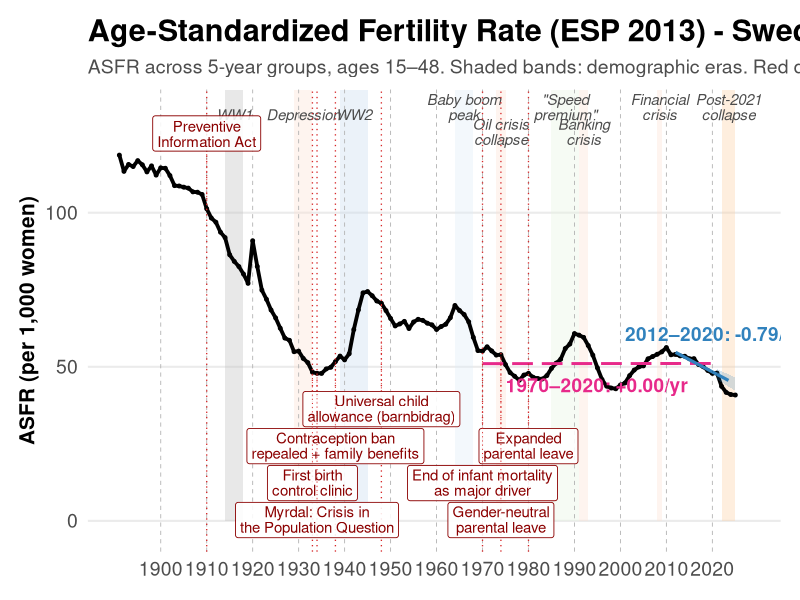
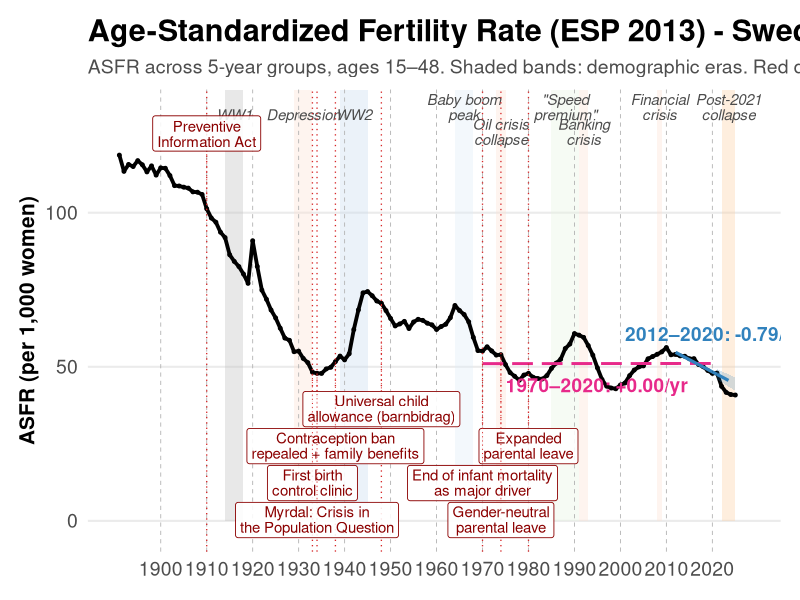
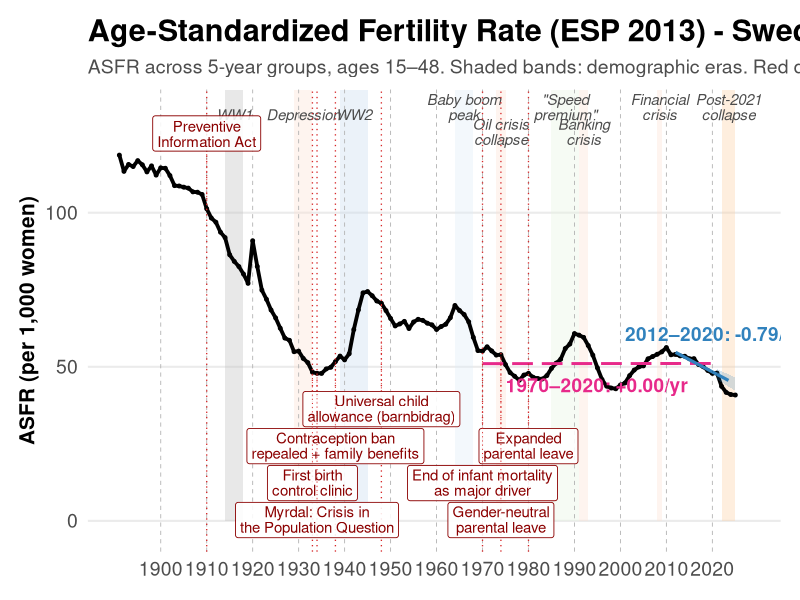

R code for these plots, in order:
###############################################################
## Age-Standardized Fertility Rate (ASFR) - ESP 2013 weights
## Ages 15–48, Swedish women
## Linear trend fitted on 2012–2020, 95% PI projected to 2021–2025
## + historical markers / eras
###############################################################

suppressPackageStartupMessages({
  library(dplyr)
  library(tidyr)
  library(readr)
  library(ggplot2)
  library(scales)
  library(stringr)
  library(tibble)
})

OUT_DIR <- "visual"
dir.create(OUT_DIR, recursive = TRUE, showWarnings = FALSE)

# =====================================================================
# 1. LOAD DATA
# =====================================================================
pop <- read_csv("2025_update/1860_to_2025_women_population.csv",
                show_col_types = FALSE) %>%
  mutate(Age = as.integer(Age), Year = as.integer(Year),
         Population = as.numeric(Population))

births <- read_csv("2025_update/1891_to_2025_births.csv",
                   show_col_types = FALSE) %>%
  mutate(MotherAge = as.integer(MotherAge), Year = as.integer(Year),
         Births = as.numeric(Births))

# =====================================================================
# 2. AGE-SPECIFIC RATES BY 5-YEAR GROUP
# =====================================================================
ages_keep <- 15:48

mk_group5 <- function(a) {
  gs <- (a %/% 5) * 5
  sprintf("%02d-%02d", gs, gs + 4)
}

births_grp <- births %>%
  filter(MotherAge %in% ages_keep) %>%
  mutate(AgeGroup5 = mk_group5(MotherAge)) %>%
  group_by(Year, AgeGroup5) %>%
  summarise(Births = sum(Births, na.rm = TRUE), .groups = "drop")

pop_grp <- pop %>%
  filter(Age %in% ages_keep) %>%
  mutate(AgeGroup5 = mk_group5(Age)) %>%
  group_by(Year, AgeGroup5) %>%
  summarise(Population = sum(Population, na.rm = TRUE), .groups = "drop")

rates <- births_grp %>%
  inner_join(pop_grp, by = c("Year", "AgeGroup5")) %>%
  mutate(ASFR = Births / Population)

# =====================================================================
# 3. ESP 2013 WEIGHTS
# =====================================================================
esp2013 <- tibble(
  AgeGroup5 = c("15-19", "20-24", "25-29", "30-34",
                "35-39", "40-44", "45-49"),
  ESP_w     = c(5500, 5500, 5500, 5500, 5500, 5500, 5500)
)
esp2013 <- esp2013 %>% mutate(w = ESP_w / sum(ESP_w))

asfr_std <- rates %>%
  inner_join(esp2013, by = "AgeGroup5") %>%
  group_by(Year) %>%
  summarise(
    ASFR_std = sum(ASFR * w),
    ASFR_std_1000 = sum(ASFR * w) * 1000,
    .groups = "drop"
  ) %>%
  arrange(Year)

cat("ASFR computed:", nrow(asfr_std), "years,",
    min(asfr_std$Year), "-", max(asfr_std$Year), "\n")

# =====================================================================
# 4. LINEAR TRENDS + 95% PI 2021-2025
# =====================================================================

# --- Trend 1: 1970–2020 ---
fit_data_70 <- asfr_std %>% filter(Year >= 1970, Year <= 2020)
lm_70 <- lm(ASFR_std_1000 ~ Year, data = fit_data_70)
trend_70 <- tibble(Year = 1970:2020) %>%
  mutate(fit = predict(lm_70, newdata = .))

# --- Trend 2: 2012–2020 ---
fit_data <- asfr_std %>% filter(Year >= 2012, Year <= 2020)
lm_fit   <- lm(ASFR_std_1000 ~ Year, data = fit_data)
trend_line <- tibble(Year = 2012:2020) %>%
  mutate(fit = predict(lm_fit, newdata = .))

pi_years <- tibble(Year = 2021:2025)
pi_pred  <- predict(lm_fit, newdata = pi_years, interval = "prediction", level = 0.95)
pi_df    <- bind_cols(pi_years, as_tibble(pi_pred)) %>%
  rename(fit = fit, lwr = lwr, upr = upr)

# =====================================================================
# 5. HISTORICAL ANNOTATIONS
# =====================================================================
# Strategy: use two annotation tracks below the chart (negative y space)
# to avoid cluttering the data area. Point events get colored tick marks
# on the x-axis with a compact legend table. Era bands are shaded
# directly on the plot with minimal labels.

# --- Eras (shaded vertical bands on the chart) ---
eras <- tribble(
  ~start, ~end,  ~label,                    ~color,     ~label_y,
  1914,   1918,  "WW1",                     "#bdbdbd",  130,
  1929,   1933,  "Depression",              "#fee0d2",  130,
  1939,   1945,  "WW2",                     "#c6dbef",  130,
  1964,   1968,  "Baby boom\npeak",         "#deebf7",  130,
  1973,   1975,  "Oil crisis\ncollapse",    "#fee0d2",  122,
  1985,   1991,  "\"Speed\npremium\"",      "#e5f5e0",  130,
  1991,   1993,  "Banking\ncrisis",         "#fee0d2",  122,
  2008,   2009,  "Financial\ncrisis",       "#fee0d2",  130,
  2022,   2025,  "Post-2021\ncollapse",     "#fdd0a2",  130
)

# --- Point events (direct labels on the dotted lines) ---
# Positioning strategy:
#   - Labels go above or below the curve depending on available space
#   - Nearby events are staggered vertically to avoid overlap
#   - vjust=0 → label above y_pos, vjust=1 → label below y_pos
events <- tribble(
  ~year, ~label,                                          ~y_pos, ~vjust,
  1910,  "Preventive\nInformation Act",                    120,    0,
  1933,  "First birth\ncontrol clinic",                     18,    1,
  1934,  "Myrdal: Crisis in\nthe Population Question",      6,     1,
  1938,  "Contraception ban\nrepealed + family benefits",   30,    1,
  1948,  "Universal child\nallowance (barnbidrag)",         42,    1,
  1970,  "End of infant mortality\nas major driver",        18,    1,
  1974,  "Gender-neutral\nparental leave",                   6,    1,
  1980,  "Expanded\nparental leave",                        30,    1,
)

# =====================================================================
# 6. PLOT
# =====================================================================

p <- ggplot() +
  # Era shaded bands
  geom_rect(
    data = eras,
    aes(xmin = start, xmax = end, ymin = 0, ymax = Inf, fill = label),
    alpha = 0.35, show.legend = FALSE
  ) +
  scale_fill_manual(
    values = setNames(eras$color, eras$label)
  ) +
  # Era labels
  geom_text(
    data = eras,
    aes(x = (start + end) / 2, y = label_y, label = label),
    size = 3.8, color = "grey30", fontface = "italic",
    lineheight = 0.85, vjust = 0
  ) +
  # Decade vertical lines
  geom_vline(
    xintercept = seq(1900, 2020, by = 10),
    linewidth = 0.3, color = "grey70", linetype = "dashed"
  ) +
  # Observed ASFR
  geom_line(data = asfr_std, aes(x = Year, y = ASFR_std_1000),
            linewidth = 1.3, color = "black") +
  geom_point(data = asfr_std, aes(x = Year, y = ASFR_std_1000),
             size = 1.0, color = "black") +
  # Linear trend 1970–2020
  geom_line(data = trend_70, aes(x = Year, y = fit),
            linewidth = 1.0, color = "#e7298a", linetype = "longdash") +
  # 95% PI ribbon
  geom_ribbon(data = pi_df, aes(x = Year, ymin = lwr, ymax = upr),
              fill = "#3182bd", alpha = 0.2) +
  # Linear trend 2012–2020
  geom_line(data = trend_line, aes(x = Year, y = fit),
            linewidth = 1.1, color = "#3182bd") +
  # Extrapolation
  geom_line(data = pi_df, aes(x = Year, y = fit),
            linewidth = 1.1, color = "#3182bd", linetype = "dashed") +
  geom_segment(
    aes(x = 2020, xend = 2021,
        y = tail(trend_line$fit, 1), yend = head(pi_df$fit, 1)),
    linewidth = 1.1, color = "#3182bd", linetype = "dashed"
  ) +
  # Point-event vertical markers
  geom_vline(
    data = events,
    aes(xintercept = year),
    linewidth = 0.45, color = "#d62728", linetype = "dotted"
  ) +
  # Point-event inline labels
  geom_label(
    data = events,
    aes(x = year, y = y_pos, label = label, vjust = vjust),
    size = 3.8, lineheight = 0.85,
    color = "#8b0000", fill = alpha("white", 0.88),
    label.size = 0.3, label.padding = unit(0.25, "lines"),
    fontface = "plain"
  ) +
  # Connector segments from label to curve
  geom_segment(
    data = events %>% 
      left_join(asfr_std %>% select(Year, ASFR_std_1000), by = c("year" = "Year")),
    aes(x = year, xend = year,
        y = ifelse(vjust == 0, y_pos - 1, y_pos + 1),
        yend = ASFR_std_1000),
    linewidth = 0.35, color = "#d62728", linetype = "dotted"
  ) +
  # Trend slope annotations
  annotate("text", x = 1975,
           y = predict(lm_70, newdata = tibble(Year = 1975)) - 7,
           label = paste0("1970\u20132020: ", sprintf("%+.2f", coef(lm_70)[2]), "/yr"),
           color = "#e7298a", fontface = "bold", size = 4.8, hjust = 0) +
  annotate("text", x = 2001,
           y = predict(lm_fit, newdata = tibble(Year = 2012)) + 6,
           label = paste0("2012\u20132020: ", sprintf("%+.2f", coef(lm_fit)[2]), "/yr"),
           color = "#3182bd", fontface = "bold", size = 4.8, hjust = 0) +
  scale_x_continuous(
    breaks = seq(1900, 2025, by = 10),
    limits = c(NA, 2028)
  ) +
  scale_y_continuous(
    limits = c(-10, 140),
    expand = expansion(mult = c(0, 0))
  ) +
  labs(
    title    = "Age-Standardized Fertility Rate (ESP 2013) - Sweden, 1891\u20132025",
    subtitle = "ASFR across 5-year groups, ages 15\u201348. Shaded bands: demographic eras. Red dotted: policy milestones.",
    x = NULL, y = "ASFR (per 1,000 women)"
  ) +
  theme_minimal(base_size = 16) +
  theme(
    plot.title         = element_text(face = "bold", size = 22),
    plot.subtitle      = element_text(size = 14, color = "grey30"),
    panel.grid.minor   = element_blank(),
    panel.grid.major.x = element_blank(),
    axis.text.x        = element_text(size = 14),
    axis.text.y        = element_text(size = 14),
    axis.title.y       = element_text(size = 15, face = "bold"),
    panel.background   = element_rect(fill = "white", color = NA),
    plot.background    = element_rect(fill = "white", color = NA),
    plot.margin        = margin(t = 14, r = 14, b = 14, l = 14)
  )

p

ggsave(file.path(OUT_DIR, "ASFR_ESP2013_trend_PI_1891_2025_marked.png"),
       p, width = 18, height = 9, dpi = 300, bg = "white")
ggsave(file.path(OUT_DIR, "ASFR_ESP2013_trend_PI_1891_2025_marked.pdf"),
       p, width = 18, height = 9, bg = "white")

cat("ASFR plot with historical markers saved.\n")
